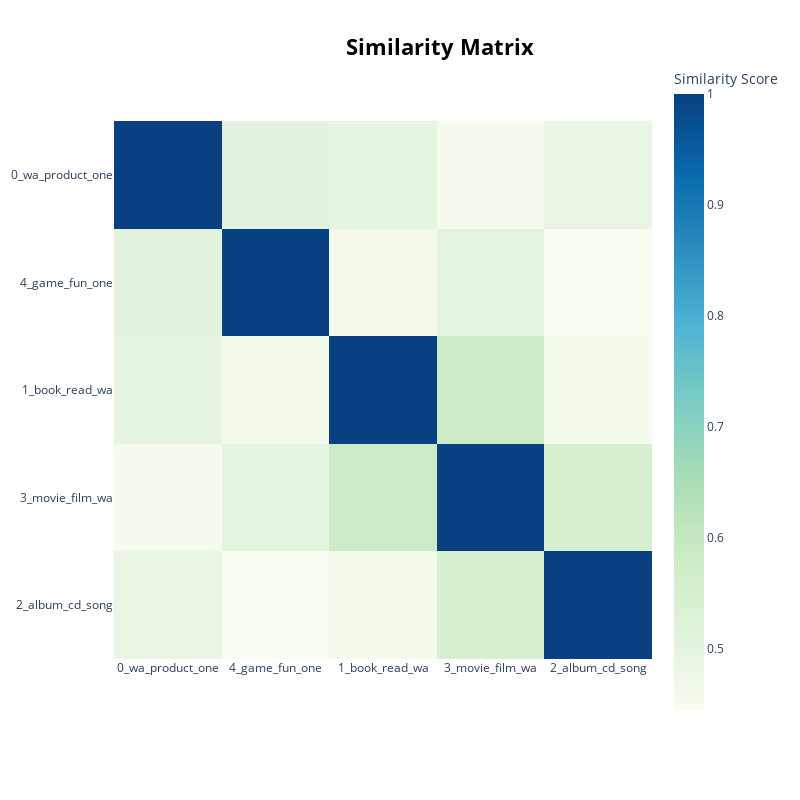

This figure's notebook cell:
### Code cell
# Visualize similarity heatmap 
fig_heatmap = topic_model.visualize_heatmap(n_clusters=4)
fig_heatmap.show()

### Figure 1 — Plotly figure (JSON) as saved in the notebook; plotly's stock layout.template omitted (floating-point values rounded to 4 significant figures)
{"data": [{"coloraxis": "coloraxis", "hovertemplate": "x: %{x}<br>y: %{y}<br>Similarity Score: %{z}<extra></extra>", "name": "0", "type": "heatmap", "x": ["0_wa_product_one", "4_game_fun_one", "1_book_read_wa", "3_movie_film_wa", "2_album_cd_song"], "xaxis": "x", "y": ["0_wa_product_one", "4_game_fun_one", "1_book_read_wa", "3_movie_film_wa", "2_album_cd_song"], "yaxis": "y", "z": [[1.0, 0.5106, 0.4994, 0.4509, 0.4891], [0.5106, 1.0, 0.4577, 0.5018, 0.4444], [0.4994, 0.4577, 1.0, 0.5817, 0.454], [0.4509, 0.5018, 0.5817, 1.0, 0.5432], [0.4891, 0.4444, 0.454, 0.5432, 1.0]]}], "layout": {"coloraxis": {"colorbar": {"title": {"text": "Similarity Score"}}, "colorscale": [[0, "rgb(247,252,240)"], [0.125, "rgb(224,243,219)"], [0.25, "rgb(204,235,197)"], [0.375, "rgb(168,221,181)"], [0.5, "rgb(123,204,196)"], [0.625, "rgb(78,179,211)"], [0.75, "rgb(43,140,190)"], [0.875, "rgb(8,104,172)"], [1, "rgb(8,64,129)"]]}, "height": 800, "hoverlabel": {"bgcolor": "white", "font": {"family": "Rockwell", "size": 16}}, "legend": {"title": {"text": "Trend"}}, "margin": {"t": 60}, "showlegend": true, "title": {"font": {"color": "Black", "size": 22}, "text": "<b>Similarity Matrix</b>", "x": 0.55, "xanchor": "center", "y": 0.95, "yanchor": "top"}, "width": 800, "xaxis": {"anchor": "y", "constrain": "domain", "domain": [0, 1], "scaleanchor": "y"}, "yaxis": {"anchor": "x", "autorange": "reversed", "constrain": "domain", "domain": [0, 1]}}}
